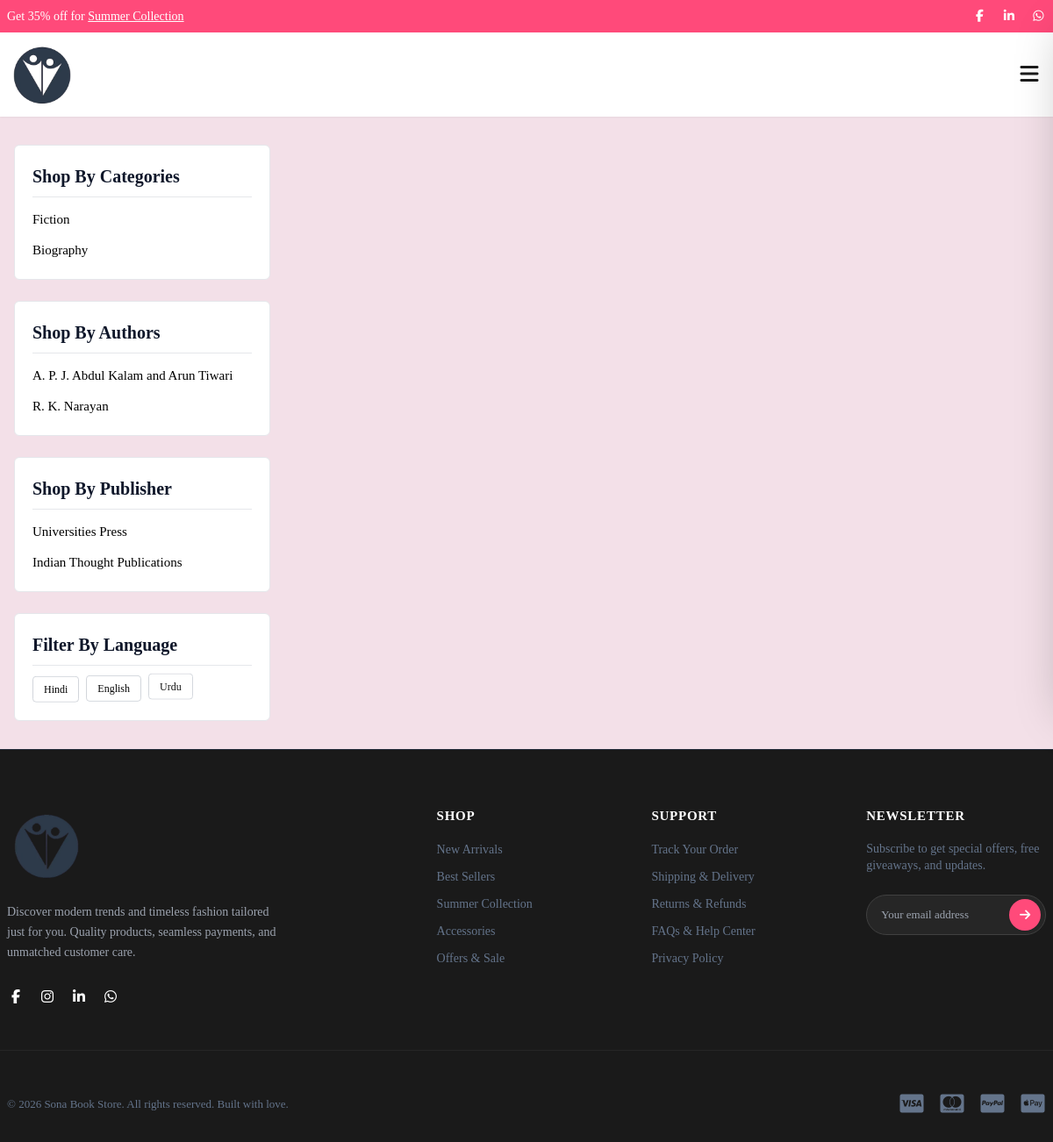
/product/product-listing/?category=fiction, run on an earlier commit of the app's database.
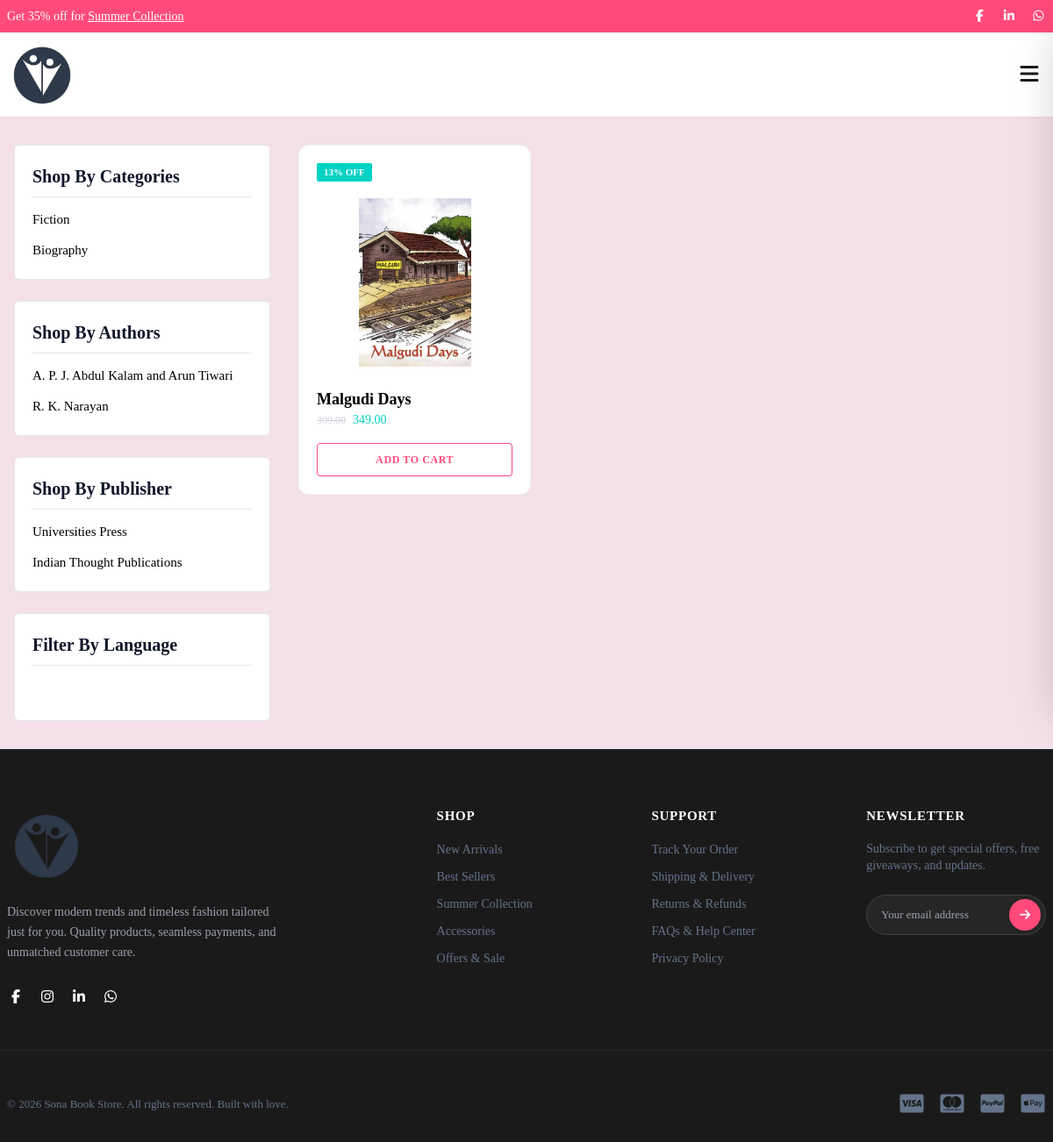
And on a later commit of the database.
### product/models.py (models this page shows, shortened)
class Category(models.Model):
    name = models.CharField(max_length=100, unique=True)
    cover_image= models.ImageField(upload_to='category_image/')
    slug = models.SlugField(max_length=120, unique=True, blank=True)
    description = models.TextField(blank=True, null=True)
    class Meta:
        db_table = "book_categories"
        verbose_name_plural = "Categories"

class Author(models.Model):
    name = models.CharField(max_length=50)
    cover_image= models.ImageField(upload_to='author_profile/')
    slug = models.SlugField(max_length=120, unique=True, blank=True)
    class Meta:
        db_table = "book_authors"

class Publisher(models.Model):
    name = models.CharField(max_length=50)
    publication_date = models.DateField()
    slug = models.SlugField(max_length=120, unique=True, blank=True)
    class Meta:
        db_table = "book_publishers"

class Book(models.Model):
    title = models.CharField(max_length=200)
    slug = models.SlugField(max_length=120, unique=True, blank=True)
    authors = models.ManyToManyField(Author, related_name='books')
    publisher = models.ForeignKey(Publisher, on_delete=models.PROTECT, related_name='books')
    categories = models.ManyToManyField(Category, related_name='books')
    price = models.DecimalField(max_digits=10, decimal_places=2)
    discount_price = models.DecimalField(max_digits=10, decimal_places=2)
    discount_percentage = models.PositiveIntegerField(default=0)
    stock= models.CharField(max_length=50, choices=Stock.choices, default=Stock.IN_STOCK)  # will add business logic so now manually select stock
    cover_image= models.ImageField(upload_to='books_cover_image/')
    isbn = models.CharField(max_length=13, unique=True, blank=True)
    page_count = models.PositiveIntegerField()
    language = models.CharField(max_length=50, choices=Language.choices, default=Language.HINDI)
    description = models.TextField()
    publication_date = models.DateField(auto_now_add=False)
    is_active = models.BooleanField(default=True)
    created_at = models.DateTimeField(auto_now_add=True)
    updated_at = models.DateTimeField(auto_now=True)
    class Meta:
        db_table = "books"

### product/views.py (the view)
# urls.py: path('product-listing/', views.productListing, name='product-listing'),
def productListing(request):
    books = Book.objects.all()
    category = request.GET.get("category")
    author = request.GET.get("author")
    language = request.GET.get("language")
    publisher = request.GET.get("publisher")
    if category:
        books = books.filter(categories__slug=category)
    if author:
        books = books.filter(authors__slug=author)
    if publisher:
        books = books.filter(publisher__slug=publisher)
    if language:
        books = books.filter(language=language)
    books = books.distinct()
    context = {
        "books": books,
        "categories": Category.objects.all(),
        "authors": Author.objects.all(),
        "publishers": Publisher.objects.all(),
        "language_choices": Language.choices,
        "selected_category": category,
        "selected_author": author,
        "selected_publisher": publisher,
        "selected_language": language,
    }
    return render(request, "product/product-listing.html", context)

### cart/context_processors.py (called while the page is built)
def cart_items(request):
    cart_items= CartItem.objects.all()
    cart_item = CartItem.objects.first()
    if request.user.is_authenticated:
        total_quantity = (
            CartItem.objects.filter(cart__user=request.user)
            .aggregate(total=Sum("quantity"))["total"] or 0
        )
    else:
        total_quantity = 0
    print("count items : ", total_quantity)
    return {
        "cart_items": cart_items,
        "cart_item":cart_item,
        "total_quantity":total_quantity
    }

### product/context_processors.py (called while the page is built)
def book_filters(request):
    return {
        "book_categories": Category.objects.all(),
        "book_authors": Author.objects.all(),
        "book_publishers": Publisher.objects.all(),
    }

### templates/product/product-listing.html (shortened to what this page needs)
{% extends "base.html" %}
{% load static %}
{% block content %}
<main class="container-custom mx-auto px-4 py-8 flex flex-col lg:flex-row gap-8">
    <section class="stagger-wrapper flex-1 order-1 lg:order-2">
        <div class="grid grid-cols-1 sm:grid-cols-2 lg:grid-cols-3 gap-6">
            {% for book in books  %}
            <div class="stagger-item flex flex-col border rounded-xl bg-[var(--bg-card)] border-gray-100 p-5 relative group ">
                <div class="flex justify-between items-start w-full h-8 mb-2">
                    <span class="bg-[var(--mint)] text-[var(--white)] text-[11px] font-bold px-2 py-0.5 rounded-sm">{{ book.discount_percentage }}% OFF
                    </span>
                </div>
                <div class="w-full h-48 flex items-center justify-center relative mb-4">
                    <img src="{{ book.cover_image.url }}"
                        alt="Book Title"
                        class="max-h-full max-w-full object-contain transform group-hover:scale-105 transition-transform duration-300">
                </div>
                <div class="flex flex-col flex-grow pt-2">
                    <h3 class="font-bold text-[18px] hover:text-[var(--pink)] transition-colors"> <a href="{% url 'product-detail' book.slug  %}">
                        {{ book.title}} </a>
                    </h3>
                    <div class="flex items-center gap-2 mb-4">
                        <span class="text-xs line-through text-gray-300 font-medium">{{book.price}}</span>
                        <span class="text-sm text-[var(--mint)]">{{book.discount_price}}</span>
                    </div>
                    <a href="{% url 'cart:add_to_cart' book.id %}" class="w-full btn btn-primary text-center text-xs font-bold uppercase tracking-wider py-2.5 rounded transition-colors mt-auto">
                    Add To Cart
                    </a>
                </div>
            </div>
            {% endfor %}
        </div>
    </section>
    <aside class="w-full lg:w-1/4 space-y-6 shrink-0 order-2 lg:order-1 mt-8 lg:mt-0">
        {% include "product/include/side-bar.html" %}
    </aside>
</main>
{% endblock %}

### templates/product/include/side-bar.html
<div class="bg-[var(--white)] p-5 border border-gray-200 rounded-md">
    <h3 class="text-[var(--text-heading)] text-[20px] font-bold border-b pb-2 mb-3 flex justify-between items-center">
        Shop By Categories
    </h3>
    <ul class="gsap-stagger space-y-2 text-[15px] max-h-[240px] overflow-y-auto pr-1 custom-scrollbar">
        {% for category in book_categories %}
        <li><a href="{% url 'product-listing' %}?category={{ category.slug }}" class="gsap-item text-[var(--body-text)] hover:text-[var(--pink)] transition-colors block py-0.5">{{category.name}}</a></li>
        {% endfor %}
    </ul>
</div>
<div class="bg-[var(--white)] p-5 border border-gray-200 rounded-md">
    <h3 class="text-[var(--text-heading)] text-[20px] font-bold border-b pb-2 mb-3 flex justify-between items-center"> Shop By Authors</h3>
    <ul class="gsap-stagger space-y-2 text-[15px] max-h-[240px] overflow-y-auto pr-1 custom-scrollbar">
        {% for author in book_authors %}
        <li><a href="{% url 'product-listing' %}?author={{ author.slug }}" class="gsap-item text-[var(--body-text)] hover:text-[var(--pink)] transition-colors block py-0.5">{{author.name}}</a></li>
         {% endfor %}
    </ul>
</div>
<div class="bg-[var(--white)] p-5 border border-gray-200 rounded-md">
    <h3 class="text-[var(--text-heading)] text-[20px] font-bold border-b pb-2 mb-3 flex justify-between items-center"> Shop By Publisher</h3>
    <ul class="gsap-stagger space-y-2 text-[15px] max-h-[240px] overflow-y-auto pr-1 custom-scrollbar">
        {% for publisher in book_publishers %}
        <li><a href="{% url 'product-listing' %}?publisher={{ publisher.slug }}" class="gsap-item text-[var(--body-text)] hover:text-[var(--pink)] transition-colors block py-0.5">{{publisher.name}}</a></li>
         {% endfor %}
    </ul>
</div>
<div class="bg-[var(--white)] p-5 border border-gray-200 rounded-md">
    <h3 class="text-[var(--text-heading)] text-[20px] font-bold border-b pb-2 mb-3 flex justify-between items-center">  Filter By Language</h3>
    <div class="gsap-stagger flex flex-wrap gap-2 text-xs">
        {% for value, label in language_choices %}
        <a href="?language={{ value }}" class="gsap-item border border-gray-300 px-3 py-1.5 rounded hover:border-[var(--pink)] hover:text-[var(--pink)] transition-colors">{{ label }}</a>
    {% endfor %}
    </div>
</div>

What changed in the data, as far as the page shows it:
added Book: discount_percentage "13", cover_image (picture), title "Malgudi Days", price "399.00", discount_price "349.00"
Also different on the page:
list line gone: "Hindi"
list line gone: "English"
list line gone: "Urdu"
